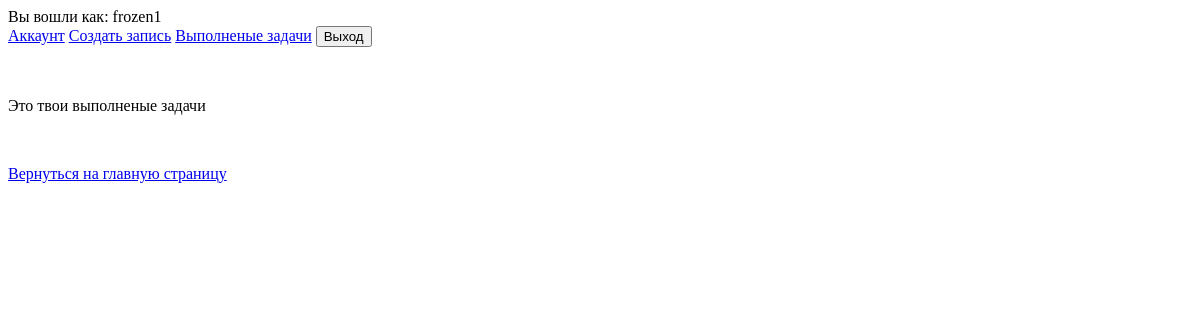
Before: /completed/ (signed in) with the older database file.
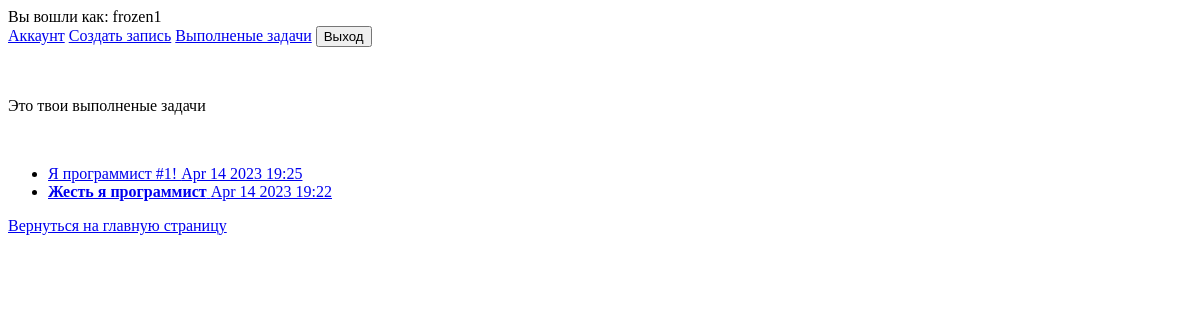
After: the same page with the newer database file.
### todo/models.py (models this page shows, shortened)
class Todo(models.Model):
    title = models.CharField(max_length=100)
    memo = models.TextField(blank=True)
    created = models.DateTimeField(auto_now_add=True)
    datecompleted = models.DateTimeField(null=True, blank=True)
    important = models.BooleanField(default=False)
    user = models.ForeignKey(User, on_delete=models.CASCADE)

### todo/views.py (the view)
# urls.py: path('completed/', completed_todos, name='completed_todos'),
@login_required
def completed_todos(request):
    todos = Todo.objects.filter(user=request.user, datecompleted__isnull=False).order_by('-datecompleted')
    return render(request, 'todo/completed_todos.html', {'todos': todos})

### todo/templates/todo/completed_todos.html (shortened to what this page needs)
{% extends 'todo/base.html' %}
{% block content %}
    <p> Это твои выполненые задачи</p>
    <ul>
        {% for todo in todos %}
            <li>
                <a href="{% url 'view_todo' todo.id %}">
                    {% if todo.important %}
                    <b>{{ todo.title }}</b>
                    {% else %}
                    {{ todo.title }}
                    {% endif %}
                    {{ todo.datecompleted|date:'M j Y H:i' }}
                </a>
            </li>
        {% endfor %}
    </ul>
    <a href="{% url 'home' %}">Вернуться на главную страницу</a>
{% endblock %}

Changed rows visible on the page:
now on this page (row edited): Todo: title "Я программист #1!", datecompleted "Apr 14 2023 19:25"
now on this page (row edited): Todo: title "Жесть я программист", datecompleted "Apr 14 2023 19:22"
